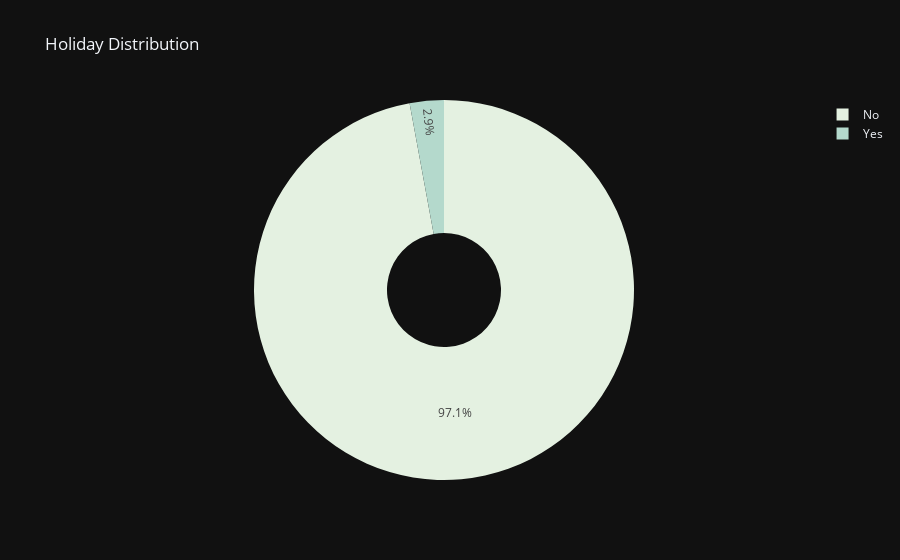

Notebook source saved alongside this figure:
### Code cell
px.pie(df_holiday ,names='holiday',values='percentage',title='Holiday Distribution'
        ,hole=0.3,color_discrete_sequence=px.colors.sequential.Mint,labels={'holiday':'Holiday'},template='plotly_dark')

### Figure 1 — Plotly figure (JSON) as saved in the notebook; plotly's stock layout.template omitted (floating-point values rounded to 4 significant figures)
{"data": [{"domain": {"x": [0, 1], "y": [0, 1]}, "hole": 0.3, "hovertemplate": "Holiday=%{label}<br>percentage=%{value}<extra></extra>", "labels": ["No", "Yes"], "legendgroup": "", "name": "", "showlegend": true, "type": "pie", "values": [0.971, 0.029]}], "layout": {"legend": {"tracegroupgap": 0}, "piecolorway": ["rgb(228, 241, 225)", "rgb(180, 217, 204)", "rgb(137, 192, 182)", "rgb(99, 166, 160)", "rgb(68, 140, 138)", "rgb(40, 114, 116)", "rgb(13, 88, 95)"], "title": {"text": "Holiday Distribution"}}}
